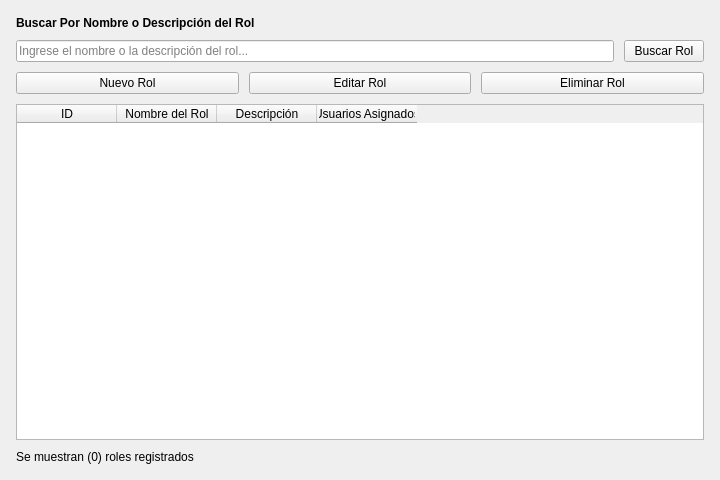
<?xml version="1.0" encoding="UTF-8"?>
<ui version="4.0">
 <class>FormRolList</class>
 <widget class="QWidget" name="FormRolList">
  <property name="geometry">
   <rect>
    <x>0</x>
    <y>0</y>
    <width>720</width>
    <height>480</height>
   </rect>
  </property>
  <property name="windowTitle">
   <string>Catálogo de Roles</string>
  </property>
  <layout class="QVBoxLayout" name="verticalLayout">
   <property name="spacing">
    <number>10</number>
   </property>
   <property name="leftMargin">
    <number>16</number>
   </property>
   <property name="topMargin">
    <number>16</number>
   </property>
   <property name="rightMargin">
    <number>16</number>
   </property>
   <property name="bottomMargin">
    <number>16</number>
   </property>
   <item>
    <widget class="QLabel" name="lbl_buscar">
     <property name="font">
      <font>
       <bold>true</bold>
      </font>
     </property>
     <property name="text">
      <string>Buscar Por Nombre o Descripción del Rol</string>
     </property>
    </widget>
   </item>
   <item>
    <layout class="QHBoxLayout" name="layout_busqueda">
     <item>
      <widget class="QLineEdit" name="txt_buscar">
       <property name="placeholderText">
        <string>Ingrese el nombre o la descripción del rol...</string>
       </property>
      </widget>
     </item>
     <item>
      <widget class="QPushButton" name="btn_buscar">
       <property name="text">
        <string>Buscar Rol</string>
       </property>
      </widget>
     </item>
    </layout>
   </item>
   <item>
    <layout class="QHBoxLayout" name="layout_acciones">
     <item>
      <widget class="QPushButton" name="btn_nuevo">
       <property name="text">
        <string>Nuevo Rol</string>
       </property>
      </widget>
     </item>
     <item>
      <widget class="QPushButton" name="btn_editar">
       <property name="text">
        <string>Editar Rol</string>
       </property>
      </widget>
     </item>
     <item>
      <widget class="QPushButton" name="btn_eliminar">
       <property name="text">
        <string>Eliminar Rol</string>
       </property>
      </widget>
     </item>
    </layout>
   </item>
   <item>
    <widget class="QTableWidget" name="tbl_roles">
     <property name="selectionMode">
      <enum>QAbstractItemView::SingleSelection</enum>
     </property>
     <property name="selectionBehavior">
      <enum>QAbstractItemView::SelectRows</enum>
     </property>
     <column>
      <property name="text">
       <string>ID</string>
      </property>
     </column>
     <column>
      <property name="text">
       <string>Nombre del Rol</string>
      </property>
     </column>
     <column>
      <property name="text">
       <string>Descripción</string>
      </property>
     </column>
     <column>
      <property name="text">
       <string>Usuarios Asignados</string>
      </property>
     </column>
    </widget>
   </item>
   <item>
    <widget class="QLabel" name="label_conteo">
     <property name="text">
      <string>Se muestran (0) roles registrados</string>
     </property>
    </widget>
   </item>
  </layout>
 </widget>
 <resources/>
 <connections/>
</ui>
